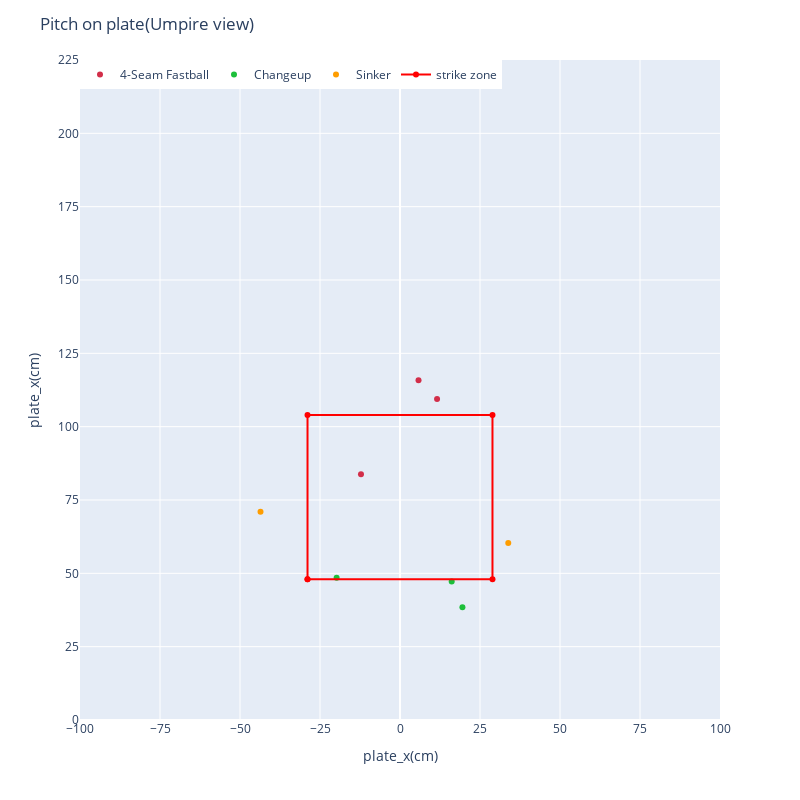

Notebook code for this chart:
### Code cell
# 一試合に絞る

_fig = plate(df[df['game_date'] == '2022-09-17'])
_fig.show()

### Figure 1 — Plotly figure (JSON) as saved in the notebook; plotly's stock layout.template omitted (floating-point values rounded to 4 significant figures)
{"data": [{"customdata": [["2022-09-17T00:00:00", "Ohtani, Shohei", "Kirby, George", 153.3, "4-Seam Fastball", 113.1, 170.9, 26, "Shohei Ohtani doubles (26) on a sharp fly ball to left fielder Jesse Winker.   Mike Trout scores.", "hit_into_play"], ["2022-09-17T00:00:00", "Ohtani, Shohei", "Kirby, George", 152.2, "4-Seam Fastball", null, null, null, "Shohei Ohtani walks.", "called_strike"], ["2022-09-17T00:00:00", "Ohtani, Shohei", "Kirby, George", 154.1, "4-Seam Fastball", null, null, null, "Shohei Ohtani walks.", "ball"]], "hovertemplate": "<b>%{hovertext}</b><br><br>pitch_name=%{customdata[4]}<br>plate_x_cm=%{x}<br>plate_z_cm=%{y}<br>game_date=%{customdata[0]}<br>batter_name=%{customdata[1]}<br>pitcher_name=%{customdata[2]}<br>effective_speed_kh=%{customdata[3]}<br>hit_distance_sc_m=%{customdata[5]}<br>launch_speed_kh=%{customdata[6]}<br>launch_angle=%{customdata[7]}<br>des=%{customdata[8]}<br>description=%{customdata[9]}<extra></extra>", "hovertext": ["4-Seam Fastball", "4-Seam Fastball", "4-Seam Fastball"], "legendgroup": "4-Seam Fastball", "marker": {"color": "rgb(210, 46, 73)", "symbol": "circle"}, "mode": "markers", "name": "4-Seam Fastball", "orientation": "v", "showlegend": true, "type": "scatter", "x": [-12.19, 11.58, 5.79], "xaxis": "x", "y": [83.82, 109.4, 115.8], "yaxis": "y"}, {"customdata": [["2022-09-17T00:00:00", "Ohtani, Shohei", "Kirby, George", 141.1, "Changeup", null, null, null, "Shohei Ohtani walks.", "ball"], ["2022-09-17T00:00:00", "Ohtani, Shohei", "Kirby, George", 143.5, "Changeup", null, null, null, "Shohei Ohtani grounds out, shortstop J.  P. Crawford to first baseman Ty France.", "ball"], ["2022-09-17T00:00:00", "Ohtani, Shohei", "Kirby, George", 141.9, "Changeup", 21.95, 152, 4, "Shohei Ohtani grounds out, shortstop J.  P. Crawford to first baseman Ty France.", "hit_into_play"]], "hovertemplate": "<b>%{hovertext}</b><br><br>pitch_name=%{customdata[4]}<br>plate_x_cm=%{x}<br>plate_z_cm=%{y}<br>game_date=%{customdata[0]}<br>batter_name=%{customdata[1]}<br>pitcher_name=%{customdata[2]}<br>effective_speed_kh=%{customdata[3]}<br>hit_distance_sc_m=%{customdata[5]}<br>launch_speed_kh=%{customdata[6]}<br>launch_angle=%{customdata[7]}<br>des=%{customdata[8]}<br>description=%{customdata[9]}<extra></extra>", "hovertext": ["Changeup", "Changeup", "Changeup"], "legendgroup": "Changeup", "marker": {"color": "rgb(28, 191, 58)", "symbol": "circle"}, "mode": "markers", "name": "Changeup", "orientation": "v", "showlegend": true, "type": "scatter", "x": [16.15, 19.51, -19.81], "xaxis": "x", "y": [47.24, 38.4, 48.46], "yaxis": "y"}, {"customdata": [["2022-09-17T00:00:00", "Ohtani, Shohei", "Kirby, George", 152.2, "Sinker", null, null, null, "Shohei Ohtani walks.", "ball"], ["2022-09-17T00:00:00", "Ohtani, Shohei", "Kirby, George", 152.3, "Sinker", null, null, null, "Shohei Ohtani walks.", "ball"]], "hovertemplate": "<b>%{hovertext}</b><br><br>pitch_name=%{customdata[4]}<br>plate_x_cm=%{x}<br>plate_z_cm=%{y}<br>game_date=%{customdata[0]}<br>batter_name=%{customdata[1]}<br>pitcher_name=%{customdata[2]}<br>effective_speed_kh=%{customdata[3]}<br>hit_distance_sc_m=%{customdata[5]}<br>launch_speed_kh=%{customdata[6]}<br>launch_angle=%{customdata[7]}<br>des=%{customdata[8]}<br>description=%{customdata[9]}<extra></extra>", "hovertext": ["Sinker", "Sinker"], "legendgroup": "Sinker", "marker": {"color": "rgb(254, 157, 0)", "symbol": "circle"}, "mode": "markers", "name": "Sinker", "orientation": "v", "showlegend": true, "type": "scatter", "x": [-43.59, 33.83], "xaxis": "x", "y": [71.02, 60.35], "yaxis": "y"}, {"line": {"color": "red"}, "name": "strike zone", "type": "scatter", "x": [-28.9, -28.9, 28.9, 28.9, -28.9], "y": [48, 104, 104, 48, 48]}], "layout": {"autosize": false, "height": 800, "legend": {"orientation": "h", "title": {}, "tracegroupgap": 0, "x": 0, "xanchor": "left", "y": 1, "yanchor": "top"}, "margin": {"t": 60}, "title": {"text": "Pitch on plate(Umpire view)"}, "width": 800, "xaxis": {"anchor": "y", "domain": [0, 1], "dtick": 25, "range": [-100, 100], "title": {"text": "plate_x(cm)"}}, "yaxis": {"anchor": "x", "domain": [0, 1], "dtick": 25, "range": [0, 225], "title": {"text": "plate_x(cm)"}}}}
